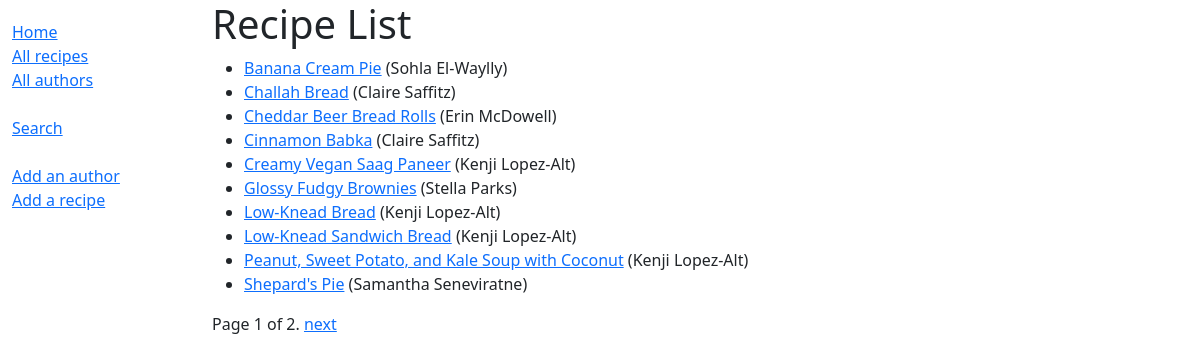
Page /catalog/recipes/ on the committed database.
### catalog/models.py (models this page shows, shortened)
class Recipe(models.Model):
    title = models.CharField(max_length=200)
    author = models.ForeignKey('Author', on_delete=models.SET_NULL, null=True) # default is for testing only
    description = models.TextField(max_length=1000, help_text='Enter a brief description of the recipe', blank=True, null=True)
    cuisine = models.ManyToManyField(Cuisine, help_text='Select a cuisine for this recipe', default=None, blank=True)
    diet = models.ManyToManyField(Diet, help_text='Select a diet for this recipe', default=None, blank=True)
    last_made = models.DateField(default=django.utils.timezone.now)
    recipe_photo = models.ImageField(upload_to='catalog/static/media/recipes/images', blank=True, null=True, help_text="Upload an image of the recipe here")
    recipe_pdf = models.FileField(upload_to='catalog/static/media/recipes/pdfs', blank=True, null=True, help_text="Or, if you prefer, upload a pdf here.")
    words = models.TextField(default = None, null=True, blank=True)
    class Meta:
        ordering = [Upper('title')]
    def get_absolute_url(self):
        return reverse('recipe-detail', args=[str(self.id)])

class Author(models.Model):
    first_name = models.CharField(max_length=100)
    last_name = models.CharField(max_length=100)
    date_of_birth = models.DateField(null=True, blank=True)
    date_of_death = models.DateField('Died', null=True, blank=True)
    biography = models.TextField(max_length=1000, help_text='Enter a brief biography', null=True, blank=True)
    class Meta:
        ordering = ['last_name', 'first_name']
    def __str__(self):
        return f'{self.first_name} {self.last_name}'

### catalog/views.py (the view)
# urls.py: path('recipes/', views.RecipeListView.as_view(), name='recipes'),
class RecipeListView(generic.ListView):
    model = Recipe
    paginate_by = 10

### catalog/templates/catalog/recipe_list.html
{% extends "base_generic.html" %}
{% block content %}
  <h1>Recipe List</h1>
  {% if recipe_list %}
  <ul>
    {% for recipe in recipe_list %}
      <li>
        <a href="{{ recipe.get_absolute_url }}">{{ recipe.title }}</a> ({{recipe.author}})
      </li>
    {% endfor %}
  </ul>
  {% else %}
    <p>There are no recipes in the library.</p>
  {% endif %}
{% endblock %}

### rows in the picture
Recipe: title "Banana Cream Pie", author "Sohla El-Waylly"
Recipe: title "Challah Bread", author "Claire Saffitz"
Recipe: title "Cheddar Beer Bread Rolls", author "Erin McDowell"
Recipe: title "Cinnamon Babka", author "Claire Saffitz"
Recipe: title "Creamy Vegan Saag Paneer", author "Kenji Lopez-Alt"
Recipe: title "Glossy Fudgy Brownies", author "Stella Parks"
Recipe: title "Low-Knead Bread", author "Kenji Lopez-Alt"
Recipe: title "Low-Knead Sandwich Bread", author "Kenji Lopez-Alt"
Recipe: title "Peanut, Sweet Potato, and Kale Soup with Coconut", author "Kenji Lopez-Alt"
Recipe: title "Shepard's Pie", author "Samantha Seneviratne"

### other values in the picture
{{ page_obj.number }} "1"
{{ page_obj.paginator.num_pages }} "2"
